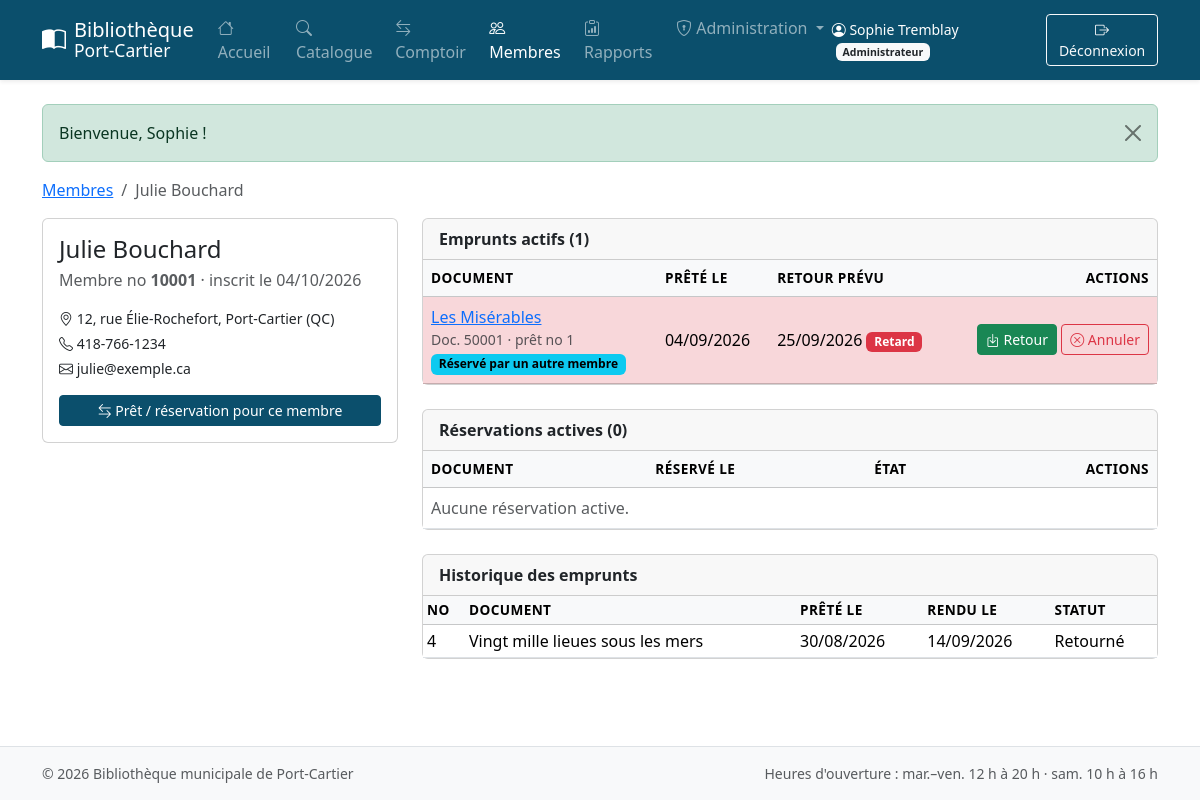
Screenshot of /membre.php?code=10001 (signed in) with the database file from the repository.
### tables this page shows
CREATE TABLE membre (
  code_membre      INT AUTO_INCREMENT PRIMARY KEY,
  nom              VARCHAR(60)  NOT NULL,
  prenom           VARCHAR(60)  NOT NULL,
  adresse_numero   VARCHAR(10)  NOT NULL,
  adresse_rue      VARCHAR(100) NOT NULL,
  ville            VARCHAR(60)  NOT NULL,
  province         CHAR(2)      NOT NULL DEFAULT 'QC',
  telephone        VARCHAR(20)  NOT NULL,
  courriel         VARCHAR(120) NOT NULL UNIQUE,
  mot_de_passe     VARCHAR(255) NOT NULL,           
  date_inscription TIMESTAMP    NOT NULL DEFAULT CURRENT_TIMESTAMP
);

CREATE TABLE pret (
  id_pret               INT AUTO_INCREMENT PRIMARY KEY,
  code_membre           INT  NOT NULL,
  code_document         INT  NOT NULL,
  code_employe          INT  NULL,                   
  date_pret             DATE NOT NULL,
  date_retour_prevue    DATE NOT NULL,
  date_retour_effective DATE NULL,
  statut                ENUM('actif','retourne','annule') NOT NULL DEFAULT 'actif',
  code_employe_cloture  INT  NULL,                   
  CONSTRAINT fk_pret_membre   FOREIGN KEY (code_membre)   REFERENCES membre(code_membre),
  CONSTRAINT fk_pret_document FOREIGN KEY (code_document) REFERENCES document(code_document),
  CONSTRAINT fk_pret_employe  FOREIGN KEY (code_employe)  REFERENCES employe(code_employe),
  CONSTRAINT fk_pret_employe_cl FOREIGN KEY (code_employe_cloture) REFERENCES employe(code_employe),
  INDEX idx_pret_doc_statut (code_document, statut),
  INDEX idx_pret_membre_statut (code_membre, statut)
);

CREATE TABLE document (
  code_document     INT AUTO_INCREMENT PRIMARY KEY,
  titre             VARCHAR(200) NOT NULL,
  auteur            VARCHAR(150) NOT NULL,           
  annee_publication SMALLINT     NULL,
  id_categorie      INT          NOT NULL,
  type_public       ENUM('enfant','ado','adulte') NOT NULL,
  id_genre          INT          NOT NULL,
  description       TEXT         NULL,
  isbn              VARCHAR(17)  NULL UNIQUE,        
  CONSTRAINT fk_doc_categorie FOREIGN KEY (id_categorie) REFERENCES categorie(id_categorie),
  CONSTRAINT fk_doc_genre     FOREIGN KEY (id_genre)     REFERENCES genre(id_genre),
  INDEX idx_doc_titre (titre),
  INDEX idx_doc_auteur (auteur)
);

### includes/db.php (called while the page is built)
<?php
function db(): PDO
{
    static $pdo = null;
    if ($pdo === null) {
        $dsn = 'mysql:host=' . DB_HOST . ';port=' . DB_PORT . ';dbname=' . DB_NAME . ';charset=utf8mb4';
        try {
            $pdo = new PDO($dsn, DB_USER, DB_PASS, [
                PDO::ATTR_ERRMODE            => PDO::ERRMODE_EXCEPTION,
                PDO::ATTR_DEFAULT_FETCH_MODE => PDO::FETCH_ASSOC,
                PDO::ATTR_EMULATE_PREPARES   => false,
            ]);
        } catch (PDOException $e) {
            error_log('Connexion BD impossible : ' . $e->getMessage());
            http_response_code(500);
            exit('<h1>Service indisponible</h1><p>Impossible de se connecter à la base de données. '
               . 'Vérifiez que MySQL est démarré et que <code>config.php</code> est bien configuré.</p>');
        }
    }
    return $pdo;
}

### includes/biblio.php (called while the page is built, shortened)
<?php
function trouver_membre(int $code): ?array
{
    $st = db()->prepare('SELECT * FROM membre WHERE code_membre = ?');
    $st->execute([$code]);
    return $st->fetch() ?: null;
}

### includes/functions.php (called while the page is built, shortened)
<?php
function e($valeur): string
{
    return htmlspecialchars((string)($valeur ?? ''), ENT_QUOTES, 'UTF-8');
}
function date_fr(?string $date): string
{
    return $date ? date('d/m/Y', strtotime($date)) : '—';
}

### membre.php (the view, shortened to what this page needs)
<?php
$code   = (int)($_GET['code'] ?? 0);
$membre = trouver_membre($code);
$titre = $membre['prenom'] . ' ' . $membre['nom'];
$st = db()->prepare("SELECT p.*, d.titre,
                            (SELECT 1 FROM reservation r WHERE r.code_document = p.code_document AND r.statut = 'active' LIMIT 1) AS reserve
                       FROM pret p JOIN document d ON d.code_document = p.code_document
                      WHERE p.code_membre = ? AND p.statut = 'actif' ORDER BY p.date_retour_prevue");
$st->execute([$code]);
$prets = $st->fetchAll();
$st = db()->prepare("SELECT r.*, d.titre,
                            (SELECT 1 FROM pret p WHERE p.code_document = r.code_document AND p.statut = 'actif' LIMIT 1) AS encore_prete
                       FROM reservation r JOIN document d ON d.code_document = r.code_document
                      WHERE r.code_membre = ? AND r.statut = 'active' ORDER BY r.date_reservation");
$st->execute([$code]);
$reservations = $st->fetchAll();
$st = db()->prepare("SELECT p.*, d.titre FROM pret p JOIN document d ON d.code_document = p.code_document
                      WHERE p.code_membre = ? AND p.statut <> 'actif' ORDER BY p.date_pret DESC LIMIT 50");
$st->execute([$code]);
$historique = $st->fetchAll();
$aujourdhui = date('Y-m-d');
require 'includes/header.php';
?>
<nav aria-label="fil d'Ariane"><ol class="breadcrumb">
  <li class="breadcrumb-item"><a href="membres.php">Membres</a></li>
  <li class="breadcrumb-item active" aria-current="page"><?= e($titre) ?></li>
</ol></nav>
<div class="row g-4">
  <div class="col-12 col-lg-4">
    <div class="card">
      <div class="card-body">
        <h1 class="h4 mb-1"><?= e($titre) ?></h1>
        <p class="text-muted mb-3">Membre no <strong><?= $code ?></strong> · inscrit le <?= date_fr($membre['date_inscription']) ?></p>
        <p class="small mb-1"><i class="bi bi-geo-alt"></i> <?= e($membre['adresse_numero'] . ', ' . $membre['adresse_rue']) ?>, <?= e($membre['ville'] . ' (' . $membre['province'] . ')') ?></p>
        <p class="small mb-1"><i class="bi bi-telephone"></i> <?= e($membre['telephone']) ?></p>
        <p class="small mb-3"><i class="bi bi-envelope"></i> <?= e($membre['courriel']) ?></p>
        <div class="d-grid gap-2">
          <a href="comptoir.php?membre=<?= $code ?>" class="btn btn-biblio btn-sm"><i class="bi bi-arrow-left-right"></i> Prêt / réservation pour ce membre</a>
        </div>
      </div>
    </div>
  </div>
  <div class="col-12 col-lg-8">
    <div class="card mb-4">
      <div class="card-header fw-semibold">Emprunts actifs (<?= count($prets) ?>)</div>
      <div class="table-responsive">
        <table class="table mb-0 align-middle table-empilee">
          <thead class="table-light"><tr><th>Document</th><th>Prêté le</th><th>Retour prévu</th><th class="text-end">Actions</th></tr></thead>
          <tbody>
          <?php foreach ($prets as $p): $retard = $p['date_retour_prevue'] < $aujourdhui; ?>
            <tr class="<?= $retard ? 'table-danger' : '' ?>">
              <td><a href="document.php?code=<?= (int)$p['code_document'] ?>"><?= e($p['titre']) ?></a>
                  <div class="small text-muted">Doc. <?= (int)$p['code_document'] ?> · prêt no <?= (int)$p['id_pret'] ?></div>
                  <?= $p['reserve'] ? '<span class="badge text-bg-info">Réservé par un autre membre</span>' : '' ?></td>
              <td data-label="Prêté le"><?= date_fr($p['date_pret']) ?></td>
              <td data-label="Retour prévu"><?= date_fr($p['date_retour_prevue']) ?><?= $retard ? ' <span class="badge text-bg-danger">Retard</span>' : '' ?></td>
              <td class="text-end text-nowrap">
                <form action="actions.php" method="post" class="d-inline">
                  <button class="btn btn-sm btn-success" title="Enregistrer le retour"><i class="bi bi-box-arrow-in-down"></i> Retour</button>
                </form>
                <form action="actions.php" method="post" class="d-inline" data-confirm="Annuler ce prêt ? (à utiliser en cas d'erreur de saisie)">
                  <button class="btn btn-sm btn-outline-danger" title="Annuler le prêt"><i class="bi bi-x-circle"></i> Annuler</button>
                </form>
              </td>
            </tr>
          <?php endforeach; ?>
          </tbody>
        </table>
      </div>
    </div>
    <div class="card mb-4">
      <div class="card-header fw-semibold">Réservations actives (<?= count($reservations) ?>)</div>
      <div class="table-responsive">
        <table class="table mb-0 align-middle table-empilee">
          <thead class="table-light"><tr><th>Document</th><th>Réservé le</th><th>État</th><th class="text-end">Actions</th></tr></thead>
          <tbody>
          <?php if (!$reservations): ?><tr><td colspan="4" class="text-muted">Aucune réservation active.</td></tr><?php endif; ?>
          </tbody>
        </table>
      </div>
    </div>
    <div class="card">
      <div class="card-header fw-semibold">Historique des emprunts</div>
      <div class="table-responsive">
        <table class="table table-sm mb-0">
          <thead class="table-light"><tr><th>No</th><th>Document</th><th>Prêté le</th><th>Rendu le</th><th>Statut</th></tr></thead>
          <tbody>
          <?php foreach ($historique as $h): ?>
            <tr><td><?= (int)$h['id_pret'] ?></td><td><?= e($h['titre']) ?></td><td><?= date_fr($h['date_pret']) ?></td>
                <td><?= date_fr($h['date_retour_effective']) ?></td><td><?= $h['statut'] === 'retourne' ? 'Retourné' : 'Annulé' ?></td></tr>
          <?php endforeach; ?>
          </tbody>
        </table>
      </div>
    </div>
  </div>
</div>
<?php require 'includes/footer.php'; ?>

### assets/css/style.css (style rules this page uses)
:root { --biblio-bleu: #0b4f6c; --biblio-bleu-fonce: #083a50; --biblio-sable: #f5efe6; }
.btn-biblio { --bs-btn-bg: var(--biblio-bleu); --bs-btn-border-color: var(--biblio-bleu); --bs-btn-hover-bg: var(--biblio-bleu-fonce); --bs-btn-hover-border-color: var(--biblio-bleu-fonce); --bs-btn-color: #fff; --bs-btn-hover-color: #fff; }
.table thead th { white-space: nowrap; font-size: .85rem; text-transform: uppercase; letter-spacing: .03em; }

### rows the page displays
membre: date_inscription "04/10/2026", adresse_numero+adresse_rue "12, rue Élie-Rochefort", ville+province "Port-Cartier (QC)", telephone "418-766-1234", courriel "julie@exemple.ca"
pret: code_document.titre "Les Misérables", code_document "50001", id_pret "1", date_pret "04/09/2026", date_retour_prevue "25/09/2026", shows "Retard"
pret: id_pret "4", code_document.titre "Vingt mille lieues sous les mers", date_pret "30/08/2026", date_retour_effective "14/09/2026", statut "Retourné"

### other values shown
$u['prenom'] . ' ' . $u['nom'] "Sophie Tremblay"
$f['msg'] "Bienvenue, Sophie !"
$titre "Julie Bouchard"
$code "10001"
count($prets) "1"
count($reservations) "0"
